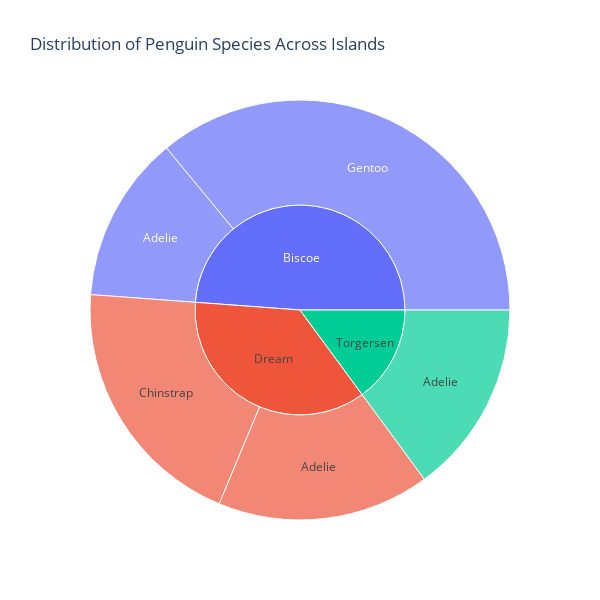

The cell this chart's notebook holds for it:
### Markdown cell above
Almost half of the samples comes

### Code cell
import plotly.express as px

sunburst_data = df.groupby(['island', 'species']).size().reset_index(name='count')

fig = px.sunburst(sunburst_data, 
                  path=['island', 'species'], 
                  values='count',
                  title='Distribution of Penguin Species Across Islands',
                  height=600, width=600)

fig.show()

### Figure 1 — Plotly figure (JSON) as saved in the notebook; plotly's stock layout.template omitted (floating-point values rounded to 4 significant figures)
{"data": [{"branchvalues": "total", "domain": {"x": [0, 1], "y": [0, 1]}, "hovertemplate": "labels=%{label}<br>count=%{value}<br>parent=%{parent}<br>id=%{id}<extra></extra>", "ids": ["Biscoe/Adelie", "Dream/Adelie", "Torgersen/Adelie", "Dream/Chinstrap", "Biscoe/Gentoo", "Biscoe", "Dream", "Torgersen"], "labels": ["Adelie", "Adelie", "Adelie", "Chinstrap", "Gentoo", "Biscoe", "Dream", "Torgersen"], "name": "", "parents": ["Biscoe", "Dream", "Torgersen", "Dream", "Biscoe", "", "", ""], "type": "sunburst", "values": [44, 56, 51, 68, 123, 167, 124, 51]}], "layout": {"height": 600, "legend": {"tracegroupgap": 0}, "title": {"text": "Distribution of Penguin Species Across Islands"}, "width": 600}}
